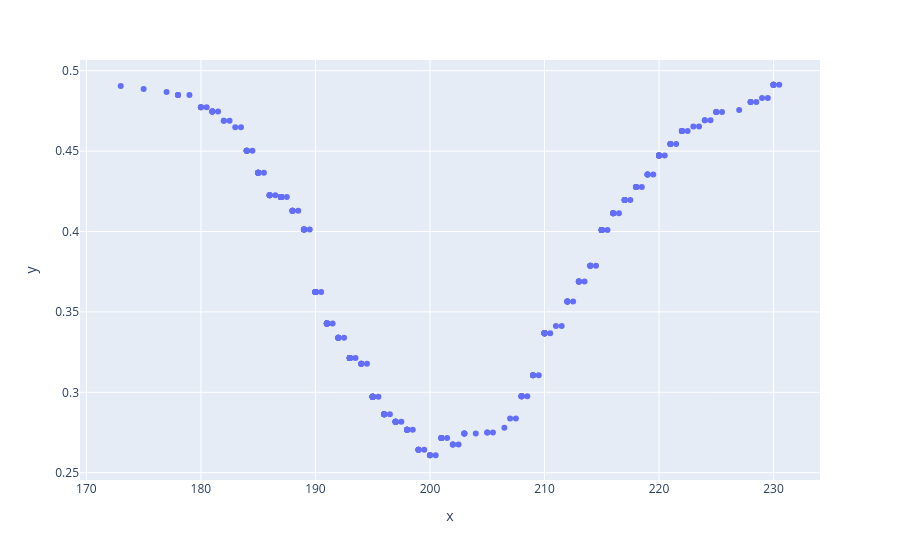

Notebook source saved alongside this figure:
### Code cell
### Computing the GINI impurities for all splits in X_point_means and inspecting the best split:

gini_impurities = [gini(X, y, thresh) for thresh in X_point_means]

fig = px.scatter(x=X_point_means, y=gini_impurities)
fig.show()

### Figure 1 — Plotly figure (JSON) as saved in the notebook; plotly's stock layout.template omitted (floating-point values rounded to 4 significant figures; data arrays with more than 128 entries replaced by an {"elided": "..."} marker saying what was removed)
{"data": [{"hovertemplate": "x=%{x}<br>y=%{y}<extra></extra>", "legendgroup": "", "marker": {"color": "#636efa", "symbol": "circle"}, "mode": "markers", "name": "", "orientation": "v", "showlegend": false, "type": "scatter", "x": {"elided": "332 float values"}, "xaxis": "x", "y": {"elided": "332 float values"}, "yaxis": "y"}], "layout": {"autosize": true, "legend": {"tracegroupgap": 0}, "margin": {"t": 60}, "xaxis": {"anchor": "y", "autorange": true, "domain": [0, 1], "range": [169.4, 234.1], "title": {"text": "x"}, "type": "linear"}, "yaxis": {"anchor": "x", "autorange": true, "domain": [0, 1], "range": [0.243, 0.5091], "title": {"text": "y"}, "type": "linear"}}}
